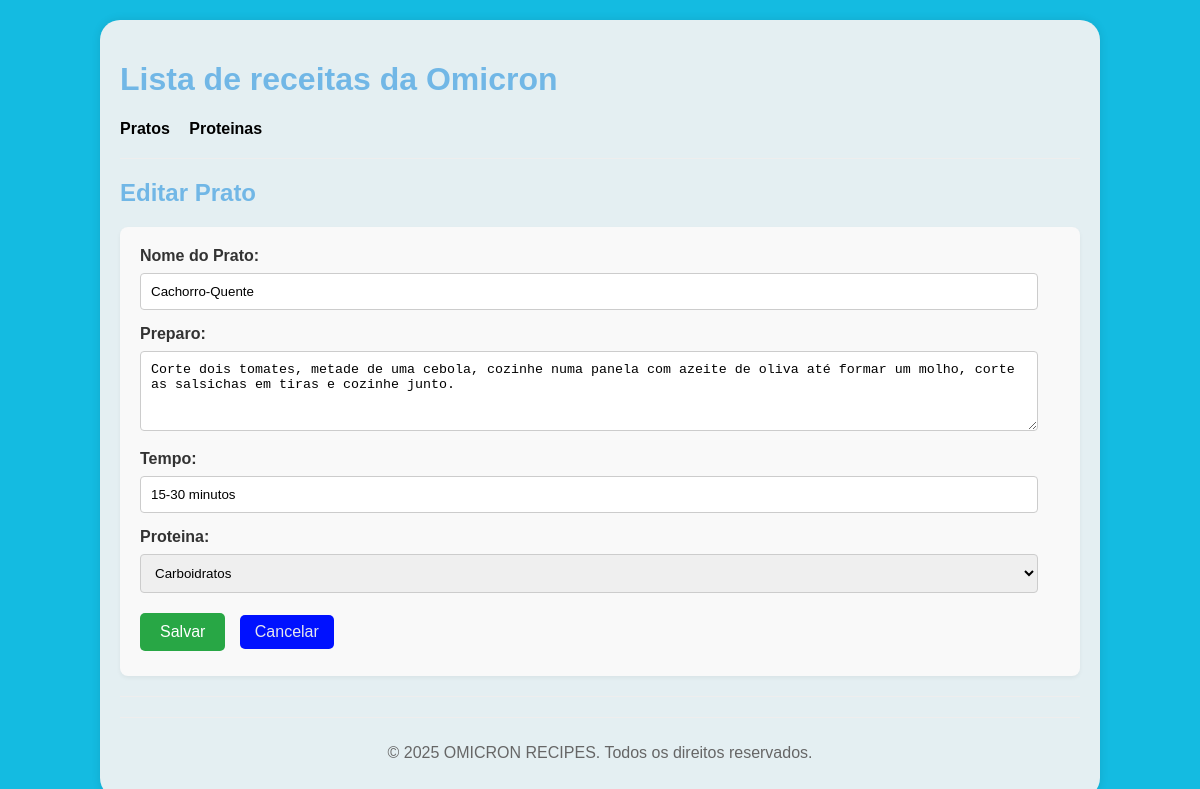
The page /public/index.php?page=pratos&action=edit&id=2 on the database its author committed.
### tables this page shows
CREATE TABLE IF NOT EXISTS pratos (
    id INT(11) NOT NULL AUTO_INCREMENT,
    nome VARCHAR(255) NOT NULL,
    preparo VARCHAR(255) NOT NULL,
    tempo VARCHAR(255) NOT NULL,
    proteina_id INT(11) NOT NULL,
    PRIMARY KEY (id),
    FOREIGN KEY (proteina_id) REFERENCES proteina(id) ON DELETE CASCADE
);

### controllers/PratoController.php (called while the page is built, shortened)
<?php
include_once '../config/database.php';
include_once '../models/Prato.php';
include_once '../models/Proteina.php';
class PratoController {
    private $prato;
    private $proteina;
    public function __construct() {
        $database = new Database();
        $this->conn = $database->getConnection();
        $this->prato = new Prato($this->conn);
        $this->proteina = new Proteina($this->conn);
    }
    public function readOne($id) {
        $this->prato->id = $id;
        $this->prato->readOne();
        return $this->prato;
    }
    public function getProteinas() {
        $stmt = $this->proteina->read();
        return $stmt;
    }
}
?>

### config/database.php (called while the page is built, shortened)
<?php
class Database {
    private $host = "localhost";
    private $db_name = "Receitas";
    private $username = "root";
    private $password = "";
    public function getConnection(){
        $this->conn = null;
        try{
            $this->conn = new PDO("mysql:host=" . $this->host . ";dbname=" . $this->db_name, $this->username, $this->password);
            $this->conn->exec("set names utf8");
        }catch(PDOException $exception){
            echo "Erro de conexão: " . $exception->getMessage();
        }
        return $this->conn;
    }
}
?>

### models/Prato.php (called while the page is built, shortened)
<?php
class Prato {
    private $conn;
    private $table_name = "pratos";
    public $id;
    public function __construct($db){
        $this->conn = $db;
    }
    function readOne(){
        $query = "SELECT
                    c.nome as proteina_nome, p.id, p.nome, p.preparo, p.tempo, p.proteina_id
                FROM
                    " . $this->table_name . " p
                    LEFT JOIN
                        proteina c
                            ON p.proteina_id = c.id
                WHERE
                    p.id = ?
                LIMIT
                    0,1";
        $stmt = $this->conn->prepare( $query );
        $stmt->bindParam(1, $this->id);
        $stmt->execute();
        $row = $stmt->fetch(PDO::FETCH_ASSOC);
        $this->nome = $row["nome"];
        $this->preparo = $row["preparo"];
        $this->tempo = $row["tempo"];
        $this->proteina_id = $row["proteina_id"];
    }
}
?>

### models/Proteina.php (called while the page is built, shortened)
<?php
class Proteina {
    private $conn;
    private $table_name = "proteina";
    public function __construct($db){
        $this->conn = $db;
    }
    function read(){
        $query = "SELECT id, nome FROM " . $this->table_name . " ORDER BY id";
        $stmt = $this->conn->prepare($query);
        $stmt->execute();
        return $stmt;
    }
}
?>

### views/pratos/edit_prat.php (the view, shortened to what this page needs)
<?php
include_once __DIR__ .
'/../../controllers/PratoController.php';
$controller = new PratoController();
$id = isset($_GET['id']) ? $_GET['id'] : die('ID do produto não fornecido.');
$prato = $controller->readOne($id);
$proteinas_stmt = $controller->getProteinas();
include __DIR__ .
'/../../views/includes/header.php';
?>
<h2>Editar Prato</h2>
<form action="/CRUD%20trabalho/public/index.php?page=pratos&action=edit&id=<?php echo $id; ?>" method="POST">
    <label for="nome">Nome do Prato:</label>
    <input type="text" id="nome" name="nome" value="<?php echo htmlspecialchars($prato->nome, ENT_QUOTES); ?>" required>
    <label for="preparo">Preparo:</label>
    <textarea id="preparo" name="preparo"><?php echo htmlspecialchars($prato->preparo, ENT_QUOTES); ?></textarea>
    <label for="tempo">Tempo:</label>
    <input type="text" id="tempo" name="tempo" step="0.01" value="<?php echo htmlspecialchars($prato->tempo, ENT_QUOTES); ?>" required>
    <label for="proteina_id">Proteina:</label>
    <select id="proteina_id" name="proteina_id" required>
        <?php
        while ($proteina = $proteinas_stmt->fetch(PDO::FETCH_ASSOC)) {
            $selected = ($proteina['id'] == $prato->proteina_id) ? 'selected' : '';
            echo "<option value=\"" . $proteina['id'] . "\" {$selected}>" . $proteina['nome'] . "</option>";
        }
        ?>
    </select>
    <button type="submit" class="button">Salvar</button>
    <a href="/CRUD%20trabalho/public/index.php?page=pratos" class="button">Cancelar</a>
</form>
<?php include __DIR__ .
'/../../views/includes/footer.php'; ?>

### public/css/style.css (style rules this page uses)
body { font-family: Arial, sans-serif; margin: 0; padding: 0; background-color: #14bbe1; color: #333; }
h1, h2 { color: #71b7e6; }
.button { display: inline-block; padding: 8px 15px; margin: 5px 0; background-color: #0011ff; color: rgb(230, 231, 237); text-decoration: none; border-radius: 5px; border: none; cursor: pointer; }
form { margin-top: 20px; background-color: #f9f9f9; padding: 20px; border-radius: 8px; box-shadow: 0 2px 4px rgba(0, 0, 0, 0.05); }
form label { display: block; margin-bottom: 8px; font-weight: bold; }
form input[type="text"], form input[type="number"], form textarea, form select { width: calc(100% - 22px); padding: 10px; margin-bottom: 15px; border: 1px solid #ccc; border-radius: 4px; box-sizing: border-box; }
form textarea { resize: vertical; min-height: 80px; }
form button[type="submit"] { background-color: #28a745; color: white; padding: 10px 20px; border: none; border-radius: 5px; cursor: pointer; font-size: 16px; margin-right: 10px; }

### rows shown on the page
pratos: nome "Cachorro-Quente", preparo "Corte dois tomates, metade de uma cebola, cozinhe numa panela com azeite de oliva até formar um molho, corte as salsichas em tiras e cozinhe junto.", tempo "15-30 minutos"

### other values the page prints
form field proteina_id "Carboidratos"
